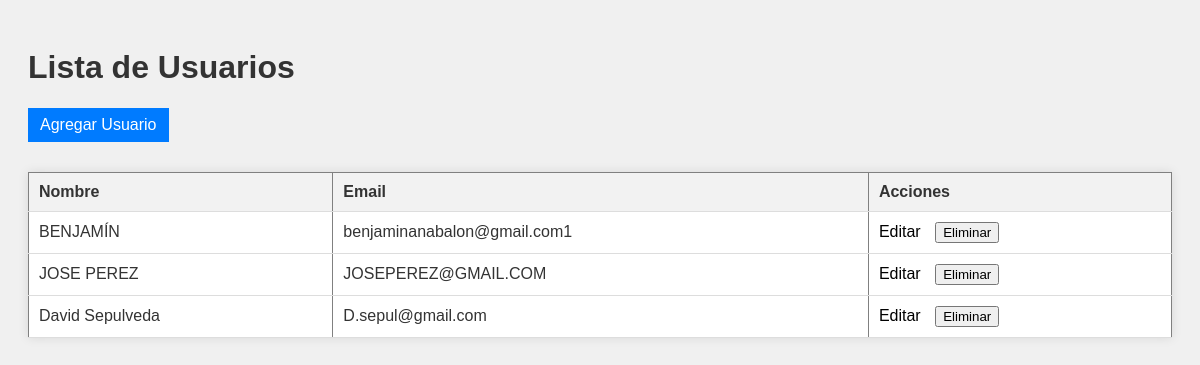
Screenshot of /usuarios/ with the database file from the repository.
### ev3/models.py (models this page shows, shortened)
class Usuario(models.Model):
    nombre = models.CharField(max_length=100)
    email = models.EmailField(max_length=254, unique=True)
    password = models.CharField(max_length=100)

### ev3/views.py (the view)
# urls.py: path('usuarios/', views.lista_usuarios, name='lista_usuarios'),
def lista_usuarios(request):
    usuarios = Usuario.objects.all()
    return render(request, 'ev3/usuarios.html', {'usuarios': usuarios})

### ev3/templates/ev3/usuarios.html (shortened to what this page needs)
<!DOCTYPE html>
<html>
<head>
</head>
<body>
    <h1>Lista de Usuarios</h1>
    <a href="{% url 'agregar_usuario' %}" class="add-button">Agregar Usuario</a>
    <table border="1">
        <thead>
            <tr>
                <th>Nombre</th>
                <th>Email</th>
                <th>Acciones</th>
            </tr>
        </thead>
        <tbody>
            {% for usuario in usuarios %}
            <tr>
                <td>{{ usuario.nombre }}</td>
                <td>{{ usuario.email }}</td>
                <td>
                    <a href="{% url 'editar_usuario' usuario.id %}">Editar</a>
                    <form action="{% url 'eliminar_usuario' usuario.id %}" method="post" style="display: inline;">
                        <input type="submit" value="Eliminar">
                    </form>
                </td>
            </tr>
            {% endfor %}
        </tbody>
    </table>
</body>
</html>

### ev3/templates/ev3/usuarios.html (style rules this page uses)
body { font-family: Arial, sans-serif; background-color: #f0f0f0; padding: 20px; }
h1 { color: #333; }
table { width: 100%; border-collapse: collapse; margin-top: 20px; background-color: #fff; box-shadow: 0 0 10px rgba(0,0,0,0.1); }
table th, table td { padding: 10px; text-align: left; border-bottom: 1px solid #ddd; color: #333; }
table th { background-color: #f2f2f2; }
table td { background-color: #fff; }
table a { text-decoration: none; color: #000000; margin-right: 10px; }
.add-button { display: inline-block; background-color: #007bff; color: white; border: none; padding: 8px 12px; text-decoration: none; margin-bottom: 10px; }

### rows the page displays
Usuario: nombre "BENJAMÍN", email "benjaminanabalon@gmail.com1"
Usuario: nombre "JOSE PEREZ", email "JOSEPEREZ@GMAIL.COM"
Usuario: nombre "David Sepulveda", email "D.sepul@gmail.com"
